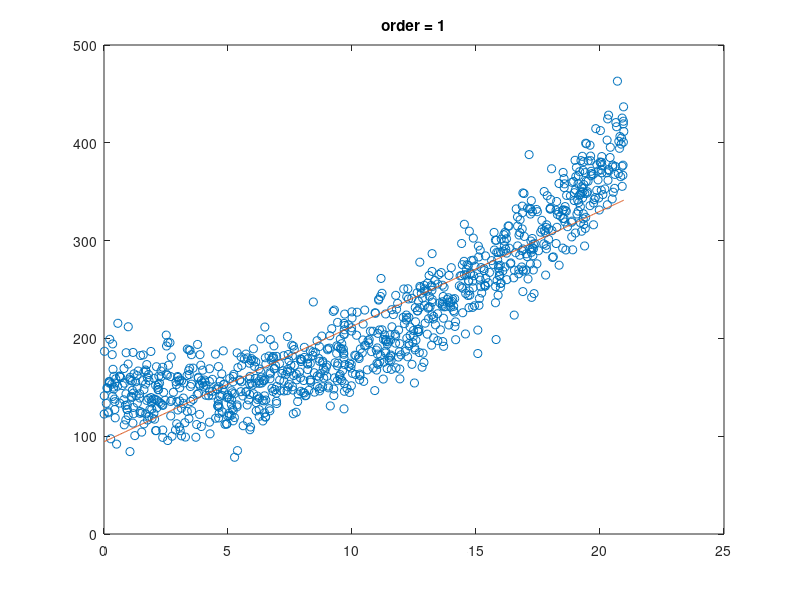
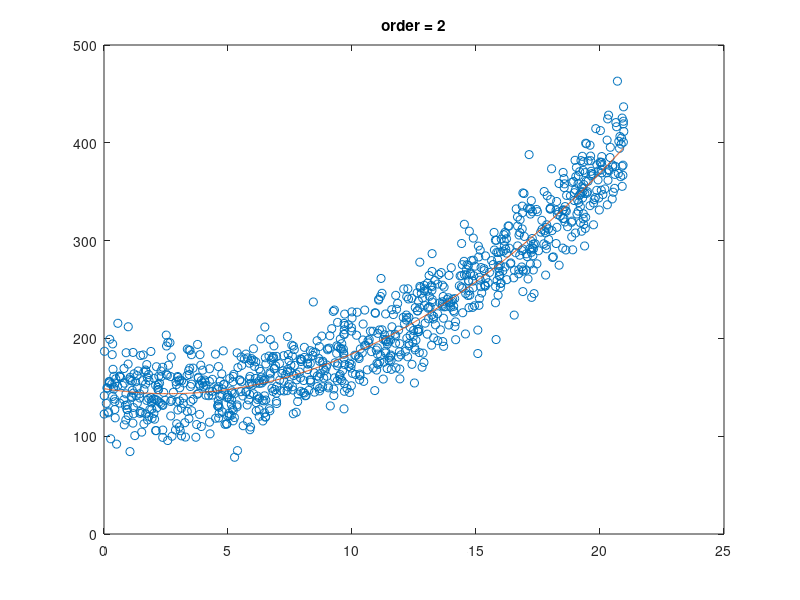
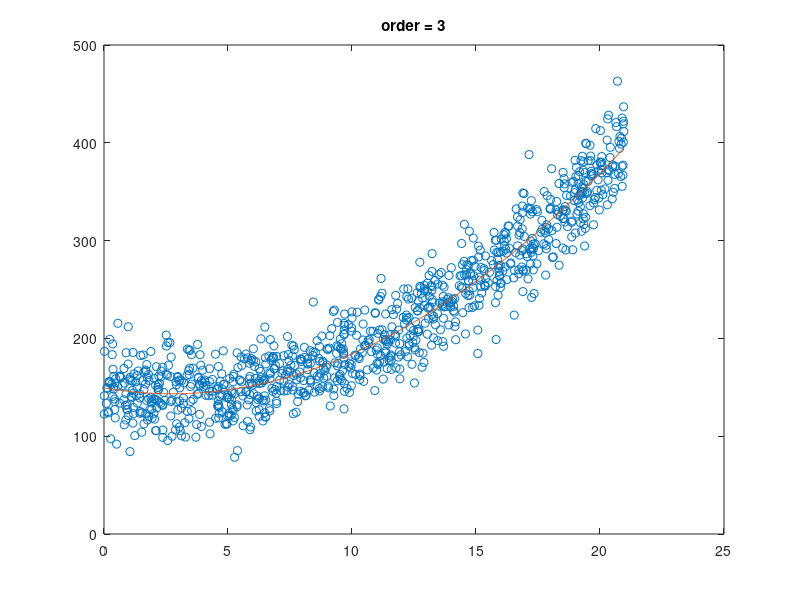

These charts were generated, in order, by the following MATLAB code:
%% (1)

load('data5.mat');
figure(1)
plot(U,V,'o');
p = polyfit(U,V,1);

V1 = polyval(p,U);
hold on;
plot(U,V1);
title('order = 1');
hold off;
err1 = norm(V1-V)

%% (2)

figure(2)
plot(U,V,'o');
p = polyfit(U,V,2);

V2 = polyval(p,U);
hold on;
plot(U,V2);
title('order = 2');
hold off;
err2 = norm(V2-V)

figure(3)
plot(U,V,'o');
p = polyfit(U,V,3);

V3 = polyval(p,U);
hold on;
plot(U,V3);
title('order = 3');
hold off;
err3 = norm(V3-V)
